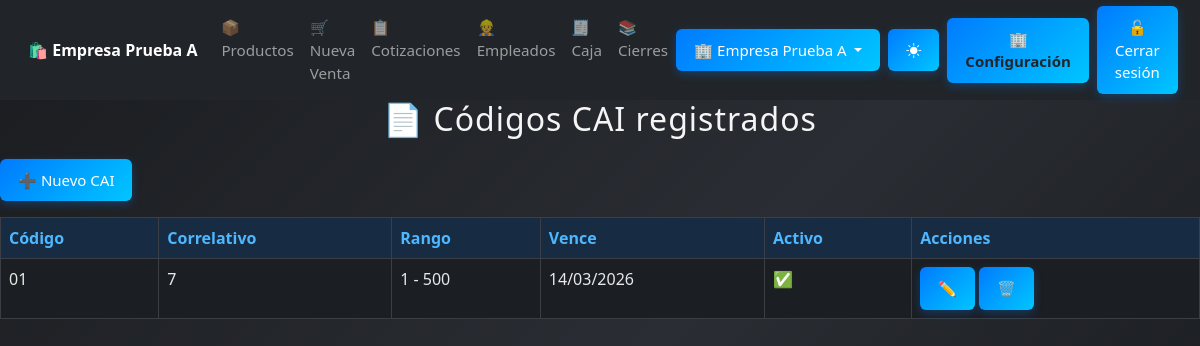
Screenshot of /cai/ (signed in) with the database file from the repository.
### core/models.py (models this page shows, shortened)
class Empresa(models.Model):
    nombre = models.CharField(max_length=150)
    rtn = models.CharField(max_length=20, blank=True, null=True)
    direccion = models.CharField(max_length=255, blank=True, null=True)
    telefono = models.CharField(max_length=20, blank=True, null=True)
    correo = models.EmailField(max_length=150, blank=True, null=True)
    activo = models.BooleanField(default=True)
    creado = models.DateTimeField(auto_now_add=True)

### cai/models.py (models this page shows, shortened)
class Cai(models.Model):
    empresa = models.ForeignKey(
        Empresa,
        on_delete=models.PROTECT,
        related_name="cais"
    )
    codigo = models.CharField("Código CAI", max_length=50)
    prefijo = models.CharField("Prefijo SAR", max_length=20, blank=True, null=True)
    rango_inicial = models.PositiveIntegerField("Correlativo inicial")
    rango_final = models.PositiveIntegerField("Correlativo final")
    correlativo_actual = models.PositiveIntegerField("Siguiente correlativo")
    fecha_limite = models.DateField("Fecha límite de emisión")
    activo = models.BooleanField("Activo", default=True)
    class Meta:
        ordering = ['-activo', 'fecha_limite']
        constraints = [
            models.UniqueConstraint(fields=['empresa', 'codigo'], name='uniq_cai_codigo_por_empresa'),
        ]

### cai/views.py (the view)
# urls.py: path('', views.listar_cai, name='listar_cai'),
@login_required
@requiere_modulo('mod_cai')
@permission_required('cai.view_cai', raise_exception=True)
def listar_cai(request):
    cais = Cai.objects.filter(empresa=request.empresa).order_by('-activo', 'fecha_limite')
    return render(request, 'cai/listar_cai.html', {'cais': cais})

### core/context_processors.py (called while the page is built)
def empresas_para_superuser(request):
    if request.user.is_authenticated and request.user.is_superuser:
        return {"empresas_selector": Empresa.objects.all().order_by("id")}
    return {"empresas_selector": []}

def empresa_config(request):
    empresa = getattr(request, "empresa", None)
    if not empresa:
        return {"empresa": None}
    config, _ = EmpresaConfig.objects.get_or_create(
        empresa=empresa,
        defaults={
            "nombre": empresa.nombre,
            "rtn": "00000000000000",
            "direccion": "Pendiente",
        }
    )
    return {"empresa": config}

def modulos_config(request):
    empresa = getattr(request, "empresa", None)
    if not empresa:
        return {"modulos": None}
    modulos, _ = ModuloConfig.objects.get_or_create(empresa=empresa)
    return {"modulos": modulos}

### cai/templates/cai/listar_cai.html (shortened to what this page needs)
{% extends 'base.html' %}
{% block content %}
  <h2>📄 Códigos CAI registrados</h2>
  <a href="{% url 'cai:crear_cai' %}" class="btn btn-success mb-3">➕ Nuevo CAI</a>
  <table class="table table-bordered">
    <thead>
      <tr>
        <th>Código</th>
        <th>Correlativo</th>
        <th>Rango</th>
        <th>Vence</th>
        <th>Activo</th>
        <th>Acciones</th>
      </tr>
    </thead>
    <tbody>
      {% for cai in cais %}
        <tr>
          <td>{{ cai.codigo }}</td>
          <td>{{ cai.correlativo_actual }}</td>
          <td>{{ cai.rango_inicial }} - {{ cai.rango_final }}</td>
          <td>{{ cai.fecha_limite|date:"d/m/Y" }}</td>
          <td>{{ cai.activo|yesno:"✅,❌" }}</td>
          <td>
            <a href="{% url 'cai:editar_cai' cai.id %}" class="btn btn-sm btn-warning">✏️</a>
            <a href="{% url 'cai:eliminar_cai' cai.id %}"
           class="btn btn-sm btn-danger"
           onclick="return confirm('⚠️ ¿Estás seguro que deseas eliminar este CAI? Esta acción no se puede deshacer.')">
           🗑️
            </a>
          </td>
        </tr>
      {% empty %}
        <tr><td colspan="6">No hay CAIs registrados.</td></tr>
      {% endfor %}
    </tbody>
  </table>
{% endblock %}

### core/templates/base.html (shortened to what this page needs)
<!DOCTYPE html>
<html lang="es">
<head>
  {% load static %}
  <link href="https://cdn.jsdelivr.net/npm/bootstrap@5.3.0/dist/css/bootstrap.min.css" rel="stylesheet">
  <link rel="stylesheet" href="{% static 'css/estilo_base.css' %}">
  <link href="https://cdn.jsdelivr.net/npm/bootstrap-icons@1.11.3/font/bootstrap-icons.css" rel="stylesheet">
</head>
<body>
  <nav class="navbar navbar-expand-lg navbar-dark bg-dark sticky-top" id="menu-principal">
    <div class="container-fluid">
      <a class="navbar-brand fw-bold" href="{% url 'dashboard' %}">
        🛍️ {{ request.empresa.nombre|default:"SISTEMAS FAJARDO" }}
      </a>
      <div class="collapse navbar-collapse" id="navbarNav">
        <ul class="navbar-nav me-auto">
          <li class="nav-item">
            <a class="nav-link" href="{% url 'productos:listar_productos' %}">📦 Productos</a>
          </li>
          <li class="nav-item">
            {% if modulos.mod_ventas and perms.ventas.add_venta %}
              <a class="nav-link" href="{% url 'ventas:crear_venta' %}">🛒 Nueva Venta</a>
            {% endif %}
          </li>
          <li class="nav-item">
            {% if modulos.mod_cotizaciones and perms.cotizaciones.view_cotizacion %}
              <a class="nav-link" href="{% url 'cotizaciones:lista_cotizaciones' %}">📋 Cotizaciones</a>
            {% endif %}
          </li>
          <li class="nav-item">
            {% if modulos.mod_empleados and perms.empleados.view_empleado %}
              <a class="nav-link" href="{% url 'empleados:lista_empleados' %}">👷 Empleados</a>
            {% endif %}
          </li>
        <li class="nav-item">
            {% if modulos.mod_caja and perms.caja.add_cajasesion %}
              <a class="nav-link" href="{% url 'caja:abrir_caja' %}">🧾 Caja</a>
            {% endif %}
          </li>
          <li class="nav-item">
            {% if modulos.mod_caja and perms.caja.view_cajasesion %}
            <a class="nav-link" href="{% url 'caja:historial_cajas' %}">📚 Cierres</a>
            {% endif %}
          </li>
        </ul>
        <ul class="navbar-nav ms-auto align-items-center">
                {% if user.is_authenticated and user.is_superuser %}
        <li class="nav-item dropdown me-2">
          <a class="btn btn-outline-info btn-sm dropdown-toggle"
            href="#" role="button" data-bs-toggle="dropdown" aria-expanded="false">
            🏢 {{ request.empresa.nombre|default:"Seleccionar empresa" }}
          </a>
        </li>
        {% endif %}
          <li class="nav-item me-2">
            <button id="themeToggle" class="btn btn-outline-light btn-sm" type="button">
              <i class="bi bi-brightness-high-fill" id="themeIcon"></i>
            </button>
          </li>
          {% if perms.configuracion.view_empresa %}
          <li class="nav-item me-2">
            <a href="{% url 'configuracion:configuracion_empresa' %}"
               class="btn btn-warning btn-sm fw-bold text-dark">
              🏢 Configuración
            </a>
          </li>
          {% endif %}
          {% if user.is_authenticated %}
          <li class="nav-item">
            <form action="{% url 'logout' %}" method="post" class="mb-0">
              <button type="submit" class="btn btn-danger btn-sm">
                🔓 Cerrar sesión
              </button>
            </form>
          </li>
          {% endif %}
        </ul>
      </div>
    </div>
  </nav>
  <div class="container-fluid px-0">
    {% block content %}
    {% endblock %}
  </div>
</body>
</html>

### static/css/estilo_base.css (style rules this page uses)
h2, h3 { text-align: center; color: #f5f5f5; margin-bottom: 20px; letter-spacing: 1px; transition: color 0.3s ease; }
button, .btn { background: linear-gradient(135deg, #007bff, #00c6ff); color: white; padding: 12px 20px; border: none; border-radius: 6px; font-size: 16px; cursor: pointer; transition: all 0.3s ease; box-shadow: 0 3px 10px rgba(0, 123, 255, 0.3); }
body { background: linear-gradient(135deg, #1a1c1f, #2a2d33, #141619); background-attachment: fixed; color: #f1f1f1; transition: all 0.4s ease; }
@media (max-width: 1200px) { .btn { font-size: 15px; padding: 10px 18px; } }
.navbar, .container, .btn, .contenedor, .form-row, .productos-box { transition: all 0.3s ease; }
.navbar { padding: 0.4rem 1rem !important; }
.navbar-brand { font-size: 1rem; white-space: nowrap; }
.navbar-nav .nav-link { font-size: 0.95rem; padding: 6px 10px; }
html, body { height: 100%; min-height: 100vh; margin: 0; padding: 0; display: flex; flex-direction: column; }
:root { --radius: 6px; }
body:not(.light-mode) { --bs-body-bg: #1b1e22; --bs-body-color: #e8e8e8; --bs-border-color: #3b3f45; --bs-primary-bg-subtle: #172b42; --bs-primary-text: #4db8ff; --bs-card-bg: #22262b; --bs-table-bg: #262b31; --bs-table-striped-bg: #2c3238; --bs-table-hover-bg: #333a42; --bs-warning-bg: #5c4d00; --bs-danger-bg: #5c1f1f; }
body, html { background-color: var(--bs-body-bg) !important; color: var(--bs-body-color) !important; }
.table { background-color: var(--bs-table-bg) !important; color: var(--bs-body-color) !important; }
.table thead th { background-color: var(--bs-primary-bg-subtle) !important; color: var(--bs-primary-text) !important; }
.btn { border-radius: var(--radius); }

### rows the page displays
Empresa: empresa.nombre "Empresa Prueba A"
Cai: codigo "01", correlativo_actual "7", rango_inicial "1", rango_final "500", fecha_limite "14/03/2026", activo "✅"
